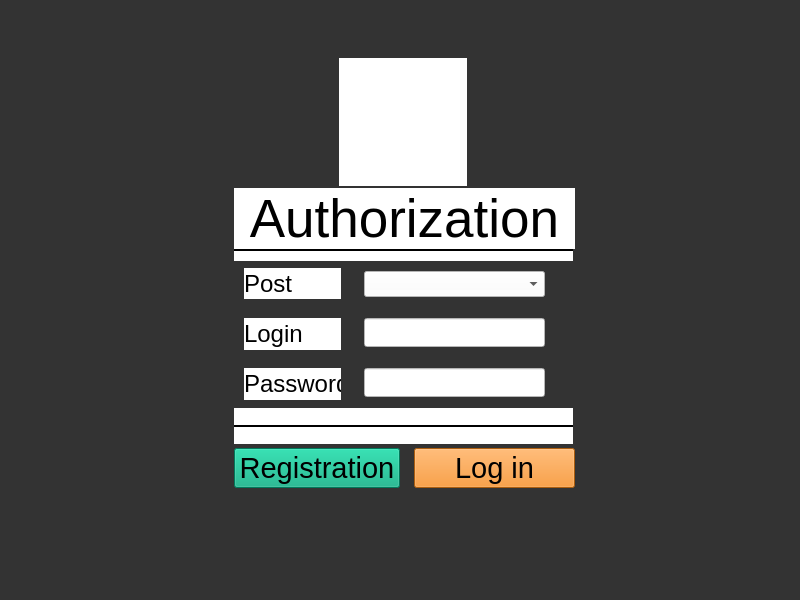
<?xml version="1.0" encoding="UTF-8"?>
<ui version="4.0">
 <class>Authorization</class>
 <widget class="QWidget" name="Authorization">
  <property name="geometry">
   <rect>
    <x>0</x>
    <y>0</y>
    <width>800</width>
    <height>600</height>
   </rect>
  </property>
  <property name="windowTitle">
   <string>Form</string>
  </property>
  <widget class="QStackedWidget" name="stackedWidget">
   <property name="geometry">
    <rect>
     <x>0</x>
     <y>0</y>
     <width>800</width>
     <height>600</height>
    </rect>
   </property>
   <property name="maximumSize">
    <size>
     <width>800</width>
     <height>600</height>
    </size>
   </property>
   <property name="styleSheet">
    <string notr="true">background-color: rgb(51, 51, 51);
</string>
   </property>
   <property name="lineWidth">
    <number>1</number>
   </property>
   <property name="currentIndex">
    <number>1</number>
   </property>
   <widget class="QWidget" name="regPage">
    <property name="styleSheet">
     <string notr="true"/>
    </property>
    <widget class="QFrame" name="frame">
     <property name="geometry">
      <rect>
       <x>150</x>
       <y>50</y>
       <width>500</width>
       <height>500</height>
      </rect>
     </property>
     <property name="styleSheet">
      <string notr="true">background-color: rgb(255, 255, 255);</string>
     </property>
     <property name="frameShape">
      <enum>QFrame::Box</enum>
     </property>
     <widget class="QWidget" name="verticalLayoutWidget">
      <property name="geometry">
       <rect>
        <x>40</x>
        <y>30</y>
        <width>421</width>
        <height>436</height>
       </rect>
      </property>
      <layout class="QVBoxLayout" name="verticalLayout">
       <item>
        <widget class="QLabel" name="label">
         <property name="font">
          <font>
           <pointsize>40</pointsize>
           <italic>false</italic>
           <bold>false</bold>
          </font>
         </property>
         <property name="styleSheet">
          <string notr="true">font: 40pt &quot;Bauhaus 93&quot;;
</string>
         </property>
         <property name="text">
          <string>Registration</string>
         </property>
         <property name="alignment">
          <set>Qt::AlignCenter</set>
         </property>
        </widget>
       </item>
       <item>
        <widget class="QLabel" name="label_9">
         <property name="frameShape">
          <enum>QFrame::HLine</enum>
         </property>
         <property name="text">
          <string/>
         </property>
        </widget>
       </item>
       <item>
        <layout class="QGridLayout" name="gridLayout">
         <property name="horizontalSpacing">
          <number>15</number>
         </property>
         <item row="4" column="1">
          <widget class="QLineEdit" name="passwordLineEdit_2">
           <property name="font">
            <font>
             <pointsize>12</pointsize>
            </font>
           </property>
           <property name="focusPolicy">
            <enum>Qt::ClickFocus</enum>
           </property>
           <property name="toolTip">
            <string>Заглавные и строчные латинские буквы и цифры</string>
           </property>
           <property name="maxLength">
            <number>30</number>
           </property>
           <property name="echoMode">
            <enum>QLineEdit::Password</enum>
           </property>
          </widget>
         </item>
         <item row="2" column="0">
          <widget class="QLabel" name="label_3">
           <property name="font">
            <font>
             <pointsize>18</pointsize>
             <italic>false</italic>
             <bold>false</bold>
            </font>
           </property>
           <property name="styleSheet">
            <string notr="true">font: 18pt &quot;Bauhaus 93&quot;;</string>
           </property>
           <property name="text">
            <string>Surname</string>
           </property>
          </widget>
         </item>
         <item row="3" column="0">
          <widget class="QLabel" name="label_5">
           <property name="font">
            <font>
             <pointsize>18</pointsize>
             <italic>false</italic>
             <bold>false</bold>
            </font>
           </property>
           <property name="styleSheet">
            <string notr="true">font: 18pt &quot;Bauhaus 93&quot;;</string>
           </property>
           <property name="text">
            <string>Login</string>
           </property>
          </widget>
         </item>
         <item row="6" column="1">
          <widget class="QComboBox" name="choosePostComboBox">
           <property name="font">
            <font>
             <pointsize>12</pointsize>
            </font>
           </property>
           <property name="focusPolicy">
            <enum>Qt::StrongFocus</enum>
           </property>
           <property name="toolTip">
            <string>Выберите должность</string>
           </property>
          </widget>
         </item>
         <item row="1" column="1">
          <widget class="QLineEdit" name="nameLineEdit">
           <property name="font">
            <font>
             <pointsize>12</pointsize>
            </font>
           </property>
           <property name="focusPolicy">
            <enum>Qt::ClickFocus</enum>
           </property>
           <property name="toolTip">
            <string>Заглавная и строчные буквы</string>
           </property>
           <property name="maxLength">
            <number>30</number>
           </property>
          </widget>
         </item>
         <item row="4" column="0">
          <widget class="QLabel" name="label_6">
           <property name="font">
            <font>
             <pointsize>18</pointsize>
             <italic>false</italic>
             <bold>false</bold>
            </font>
           </property>
           <property name="styleSheet">
            <string notr="true">font: 18pt &quot;Bauhaus 93&quot;;</string>
           </property>
           <property name="text">
            <string>Password</string>
           </property>
          </widget>
         </item>
         <item row="5" column="0">
          <widget class="QLabel" name="label_7">
           <property name="font">
            <font>
             <pointsize>18</pointsize>
             <italic>false</italic>
             <bold>false</bold>
            </font>
           </property>
           <property name="styleSheet">
            <string notr="true">font: 18pt &quot;Bauhaus 93&quot;;</string>
           </property>
           <property name="text">
            <string>Confirm password</string>
           </property>
          </widget>
         </item>
         <item row="4" column="2">
          <widget class="QPushButton" name="viewPasswordButton_2">
           <property name="focusPolicy">
            <enum>Qt::ClickFocus</enum>
           </property>
           <property name="toolTip">
            <string>Показать пароль</string>
           </property>
           <property name="styleSheet">
            <string notr="true">background-color: rgb(255, 255, 255);</string>
           </property>
           <property name="text">
            <string/>
           </property>
           <property name="icon">
            <iconset resource="qrc.qrc">
             <normaloff>:/passwordCheck.png</normaloff>:/passwordCheck.png</iconset>
           </property>
           <property name="checkable">
            <bool>false</bool>
           </property>
           <property name="checked">
            <bool>false</bool>
           </property>
           <property name="flat">
            <bool>true</bool>
           </property>
          </widget>
         </item>
         <item row="5" column="1">
          <widget class="QLineEdit" name="confirmPasswordLineEdit">
           <property name="font">
            <font>
             <pointsize>12</pointsize>
            </font>
           </property>
           <property name="focusPolicy">
            <enum>Qt::ClickFocus</enum>
           </property>
           <property name="toolTip">
            <string>Заглавные и строчные латинские буквы и цифры</string>
           </property>
           <property name="maxLength">
            <number>30</number>
           </property>
           <property name="echoMode">
            <enum>QLineEdit::Password</enum>
           </property>
          </widget>
         </item>
         <item row="2" column="1">
          <widget class="QLineEdit" name="surnameLineEdit">
           <property name="font">
            <font>
             <pointsize>12</pointsize>
            </font>
           </property>
           <property name="focusPolicy">
            <enum>Qt::ClickFocus</enum>
           </property>
           <property name="toolTip">
            <string>Заглавная и строчные буквы</string>
           </property>
           <property name="maxLength">
            <number>30</number>
           </property>
          </widget>
         </item>
         <item row="6" column="0">
          <widget class="QLabel" name="label_4">
           <property name="font">
            <font>
             <pointsize>18</pointsize>
             <italic>false</italic>
             <bold>false</bold>
            </font>
           </property>
           <property name="styleSheet">
            <string notr="true">font: 18pt &quot;Bauhaus 93&quot;;</string>
           </property>
           <property name="text">
            <string>Who you are?</string>
           </property>
          </widget>
         </item>
         <item row="1" column="0">
          <widget class="QLabel" name="label_2">
           <property name="font">
            <font>
             <pointsize>18</pointsize>
             <italic>false</italic>
             <bold>false</bold>
            </font>
           </property>
           <property name="styleSheet">
            <string notr="true">font: 18pt &quot;Bauhaus 93&quot;;</string>
           </property>
           <property name="text">
            <string>Name</string>
           </property>
          </widget>
         </item>
         <item row="3" column="1">
          <widget class="QLineEdit" name="loginLineEdit_2">
           <property name="font">
            <font>
             <pointsize>12</pointsize>
            </font>
           </property>
           <property name="focusPolicy">
            <enum>Qt::ClickFocus</enum>
           </property>
           <property name="toolTip">
            <string>Заглавные и строчные латинские буквы и цифры</string>
           </property>
           <property name="maxLength">
            <number>30</number>
           </property>
          </widget>
         </item>
         <item row="5" column="2">
          <widget class="QPushButton" name="viewPasswordButton_3">
           <property name="focusPolicy">
            <enum>Qt::ClickFocus</enum>
           </property>
           <property name="toolTip">
            <string>Показать пароль</string>
           </property>
           <property name="styleSheet">
            <string notr="true">background-color: rgb(255, 255, 255);</string>
           </property>
           <property name="text">
            <string/>
           </property>
           <property name="icon">
            <iconset resource="qrc.qrc">
             <normaloff>:/passwordCheck.png</normaloff>:/passwordCheck.png</iconset>
           </property>
           <property name="checkable">
            <bool>false</bool>
           </property>
           <property name="checked">
            <bool>false</bool>
           </property>
           <property name="flat">
            <bool>true</bool>
           </property>
          </widget>
         </item>
         <item row="7" column="1">
          <widget class="QLineEdit" name="pinLineEdit">
           <property name="font">
            <font>
             <pointsize>12</pointsize>
            </font>
           </property>
           <property name="focusPolicy">
            <enum>Qt::ClickFocus</enum>
           </property>
           <property name="toolTip">
            <string>Введите пин-код персонала</string>
           </property>
           <property name="maxLength">
            <number>4</number>
           </property>
           <property name="echoMode">
            <enum>QLineEdit::Password</enum>
           </property>
          </widget>
         </item>
         <item row="7" column="0">
          <widget class="QLabel" name="pinLabel">
           <property name="font">
            <font>
             <pointsize>18</pointsize>
             <italic>false</italic>
             <bold>false</bold>
            </font>
           </property>
           <property name="styleSheet">
            <string notr="true">color: rgb(255, 0, 0);
font: 18pt &quot;Bauhaus 93&quot;;</string>
           </property>
           <property name="text">
            <string>Enter PIN</string>
           </property>
          </widget>
         </item>
        </layout>
       </item>
       <item>
        <widget class="QLabel" name="label_10">
         <property name="frameShape">
          <enum>QFrame::HLine</enum>
         </property>
         <property name="text">
          <string/>
         </property>
        </widget>
       </item>
       <item>
        <layout class="QGridLayout" name="gridLayout_2">
         <property name="horizontalSpacing">
          <number>30</number>
         </property>
         <item row="0" column="1">
          <widget class="QPushButton" name="registerButton">
           <property name="font">
            <font>
             <pointsize>22</pointsize>
             <italic>false</italic>
             <bold>false</bold>
            </font>
           </property>
           <property name="focusPolicy">
            <enum>Qt::ClickFocus</enum>
           </property>
           <property name="styleSheet">
            <string notr="true">background-color: rgb(0, 170, 127);
font: 22pt &quot;Bauhaus 93&quot;;</string>
           </property>
           <property name="text">
            <string>Register</string>
           </property>
          </widget>
         </item>
         <item row="0" column="0">
          <widget class="QPushButton" name="backButton">
           <property name="font">
            <font>
             <pointsize>22</pointsize>
             <italic>false</italic>
             <bold>false</bold>
            </font>
           </property>
           <property name="focusPolicy">
            <enum>Qt::ClickFocus</enum>
           </property>
           <property name="styleSheet">
            <string notr="true">background-color: rgb(167, 5, 5);
font: 22pt &quot;Bauhaus 93&quot;;
</string>
           </property>
           <property name="text">
            <string>Back</string>
           </property>
          </widget>
         </item>
        </layout>
       </item>
      </layout>
     </widget>
    </widget>
   </widget>
   <widget class="QWidget" name="logPage">
    <property name="styleSheet">
     <string notr="true">background-color: rgb(51, 51, 51);</string>
    </property>
    <widget class="QWidget" name="widget_3" native="true">
     <property name="geometry">
      <rect>
       <x>203</x>
       <y>40</y>
       <width>401</width>
       <height>481</height>
      </rect>
     </property>
     <property name="styleSheet">
      <string notr="true">background-image: url(:/logPHO.png);</string>
     </property>
     <widget class="QWidget" name="widget" native="true">
      <property name="geometry">
       <rect>
        <x>136</x>
        <y>18</y>
        <width>128</width>
        <height>128</height>
       </rect>
      </property>
      <property name="styleSheet">
       <string notr="true">background-color: rgb(255, 255, 255);</string>
      </property>
      <widget class="QWidget" name="widget_2" native="true">
       <property name="geometry">
        <rect>
         <x>0</x>
         <y>0</y>
         <width>127</width>
         <height>127</height>
        </rect>
       </property>
       <property name="styleSheet">
        <string notr="true">background-image: url(:/authorization.png);</string>
       </property>
      </widget>
     </widget>
    </widget>
    <widget class="QPushButton" name="exitButton">
     <property name="geometry">
      <rect>
       <x>740</x>
       <y>540</y>
       <width>52</width>
       <height>52</height>
      </rect>
     </property>
     <property name="styleSheet">
      <string notr="true">background-image: url(:/exitIcon.png);</string>
     </property>
     <property name="text">
      <string/>
     </property>
     <property name="flat">
      <bool>true</bool>
     </property>
    </widget>
    <widget class="QLabel" name="label_11">
     <property name="geometry">
      <rect>
       <x>234</x>
       <y>188</y>
       <width>341</width>
       <height>61</height>
      </rect>
     </property>
     <property name="font">
      <font>
       <pointsize>40</pointsize>
       <italic>false</italic>
       <bold>false</bold>
      </font>
     </property>
     <property name="styleSheet">
      <string notr="true">background-color: rgb(255, 255, 255);
font: 40pt &quot;Bauhaus 93&quot;;</string>
     </property>
     <property name="text">
      <string>Authorization</string>
     </property>
     <property name="alignment">
      <set>Qt::AlignCenter</set>
     </property>
    </widget>
    <widget class="QComboBox" name="postComboBox">
     <property name="geometry">
      <rect>
       <x>364</x>
       <y>271</y>
       <width>181</width>
       <height>26</height>
      </rect>
     </property>
     <property name="font">
      <font>
       <pointsize>12</pointsize>
      </font>
     </property>
     <property name="focusPolicy">
      <enum>Qt::ClickFocus</enum>
     </property>
     <property name="toolTip">
      <string>Ваша должность</string>
     </property>
     <property name="styleSheet">
      <string notr="true">background-color: rgb(255, 255, 255);</string>
     </property>
    </widget>
    <widget class="QLabel" name="label_12">
     <property name="geometry">
      <rect>
       <x>244</x>
       <y>268</y>
       <width>97</width>
       <height>31</height>
      </rect>
     </property>
     <property name="font">
      <font>
       <pointsize>18</pointsize>
       <italic>false</italic>
       <bold>false</bold>
      </font>
     </property>
     <property name="styleSheet">
      <string notr="true">background-color: rgb(255, 255, 255);
font: 18pt &quot;Bauhaus 93&quot;;</string>
     </property>
     <property name="text">
      <string>Post</string>
     </property>
    </widget>
    <widget class="QLabel" name="label_13">
     <property name="geometry">
      <rect>
       <x>244</x>
       <y>318</y>
       <width>97</width>
       <height>32</height>
      </rect>
     </property>
     <property name="font">
      <font>
       <pointsize>18</pointsize>
       <italic>false</italic>
       <bold>false</bold>
      </font>
     </property>
     <property name="styleSheet">
      <string notr="true">background-color: rgb(255, 255, 255);
font: 18pt &quot;Bauhaus 93&quot;;</string>
     </property>
     <property name="text">
      <string>Login</string>
     </property>
    </widget>
    <widget class="QLabel" name="label_14">
     <property name="geometry">
      <rect>
       <x>244</x>
       <y>368</y>
       <width>97</width>
       <height>32</height>
      </rect>
     </property>
     <property name="font">
      <font>
       <pointsize>18</pointsize>
       <italic>false</italic>
       <bold>false</bold>
      </font>
     </property>
     <property name="styleSheet">
      <string notr="true">background-color: rgb(255, 255, 255);
font: 18pt &quot;Bauhaus 93&quot;;</string>
     </property>
     <property name="text">
      <string>Password</string>
     </property>
    </widget>
    <widget class="QPushButton" name="registrationButton">
     <property name="geometry">
      <rect>
       <x>234</x>
       <y>448</y>
       <width>166</width>
       <height>40</height>
      </rect>
     </property>
     <property name="font">
      <font>
       <pointsize>22</pointsize>
       <italic>false</italic>
       <bold>false</bold>
      </font>
     </property>
     <property name="focusPolicy">
      <enum>Qt::ClickFocus</enum>
     </property>
     <property name="styleSheet">
      <string notr="true">background-color: rgb(0, 170, 127);
font: 22pt &quot;Bauhaus 93&quot;;</string>
     </property>
     <property name="text">
      <string>Registration</string>
     </property>
    </widget>
    <widget class="QPushButton" name="logInButton">
     <property name="geometry">
      <rect>
       <x>414</x>
       <y>448</y>
       <width>161</width>
       <height>40</height>
      </rect>
     </property>
     <property name="font">
      <font>
       <pointsize>22</pointsize>
       <italic>false</italic>
       <bold>false</bold>
      </font>
     </property>
     <property name="focusPolicy">
      <enum>Qt::ClickFocus</enum>
     </property>
     <property name="styleSheet">
      <string notr="true">background-color: rgb(240, 130, 19);
font: 22pt &quot;Bauhaus 93&quot;;</string>
     </property>
     <property name="text">
      <string>Log in</string>
     </property>
    </widget>
    <widget class="QLabel" name="label_15">
     <property name="geometry">
      <rect>
       <x>234</x>
       <y>408</y>
       <width>339</width>
       <height>36</height>
      </rect>
     </property>
     <property name="styleSheet">
      <string notr="true">background-color: rgb(255, 255, 255);</string>
     </property>
     <property name="frameShape">
      <enum>QFrame::HLine</enum>
     </property>
     <property name="lineWidth">
      <number>2</number>
     </property>
     <property name="text">
      <string/>
     </property>
    </widget>
    <widget class="QPushButton" name="viewPasswordButton">
     <property name="geometry">
      <rect>
       <x>550</x>
       <y>370</y>
       <width>28</width>
       <height>24</height>
      </rect>
     </property>
     <property name="focusPolicy">
      <enum>Qt::ClickFocus</enum>
     </property>
     <property name="toolTip">
      <string>Показать пароль</string>
     </property>
     <property name="styleSheet">
      <string notr="true">background-color: rgb(255, 255, 255);</string>
     </property>
     <property name="text">
      <string/>
     </property>
     <property name="icon">
      <iconset resource="qrc.qrc">
       <normaloff>:/passwordCheck.png</normaloff>:/passwordCheck.png</iconset>
     </property>
     <property name="checkable">
      <bool>false</bool>
     </property>
     <property name="checked">
      <bool>false</bool>
     </property>
     <property name="flat">
      <bool>true</bool>
     </property>
    </widget>
    <widget class="QLineEdit" name="passwordLineEdit">
     <property name="geometry">
      <rect>
       <x>364</x>
       <y>368</y>
       <width>181</width>
       <height>29</height>
      </rect>
     </property>
     <property name="font">
      <font>
       <pointsize>12</pointsize>
      </font>
     </property>
     <property name="focusPolicy">
      <enum>Qt::ClickFocus</enum>
     </property>
     <property name="toolTip">
      <string>Заглавные и строчные латинские буквы и цифры</string>
     </property>
     <property name="styleSheet">
      <string notr="true">background-color: rgb(255, 255, 255);</string>
     </property>
     <property name="maxLength">
      <number>30</number>
     </property>
     <property name="echoMode">
      <enum>QLineEdit::Password</enum>
     </property>
     <property name="clearButtonEnabled">
      <bool>true</bool>
     </property>
    </widget>
    <widget class="QLineEdit" name="loginLineEdit">
     <property name="geometry">
      <rect>
       <x>364</x>
       <y>318</y>
       <width>181</width>
       <height>29</height>
      </rect>
     </property>
     <property name="font">
      <font>
       <pointsize>12</pointsize>
      </font>
     </property>
     <property name="focusPolicy">
      <enum>Qt::ClickFocus</enum>
     </property>
     <property name="toolTip">
      <string>Заглавные и строчные латинские буквы и цифры</string>
     </property>
     <property name="styleSheet">
      <string notr="true">background-color: rgb(255, 255, 255);</string>
     </property>
     <property name="maxLength">
      <number>30</number>
     </property>
     <property name="clearButtonEnabled">
      <bool>true</bool>
     </property>
    </widget>
    <widget class="QLabel" name="label_16">
     <property name="geometry">
      <rect>
       <x>234</x>
       <y>240</y>
       <width>339</width>
       <height>21</height>
      </rect>
     </property>
     <property name="styleSheet">
      <string notr="true">background-color: rgb(255, 255, 255);</string>
     </property>
     <property name="frameShape">
      <enum>QFrame::HLine</enum>
     </property>
     <property name="lineWidth">
      <number>2</number>
     </property>
     <property name="text">
      <string/>
     </property>
    </widget>
   </widget>
  </widget>
 </widget>
 <resources>
  <include location="qrc.qrc"/>
 </resources>
 <connections/>
</ui>
